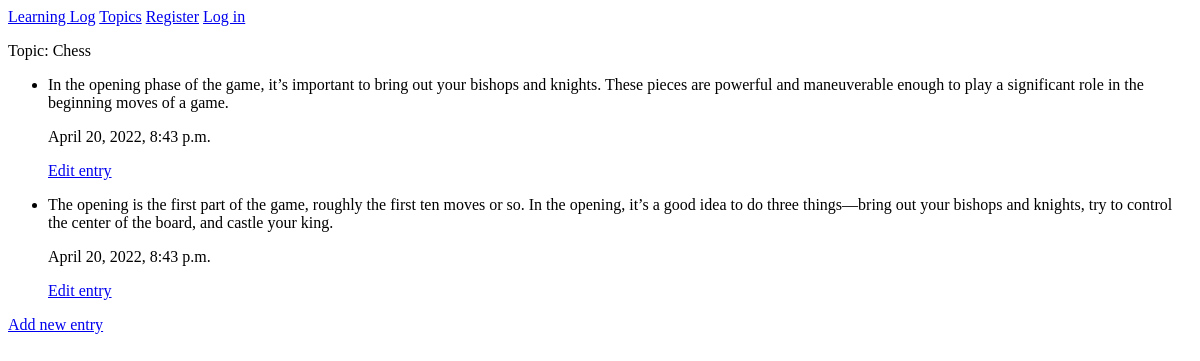
The app's page /topics/1/, older data.
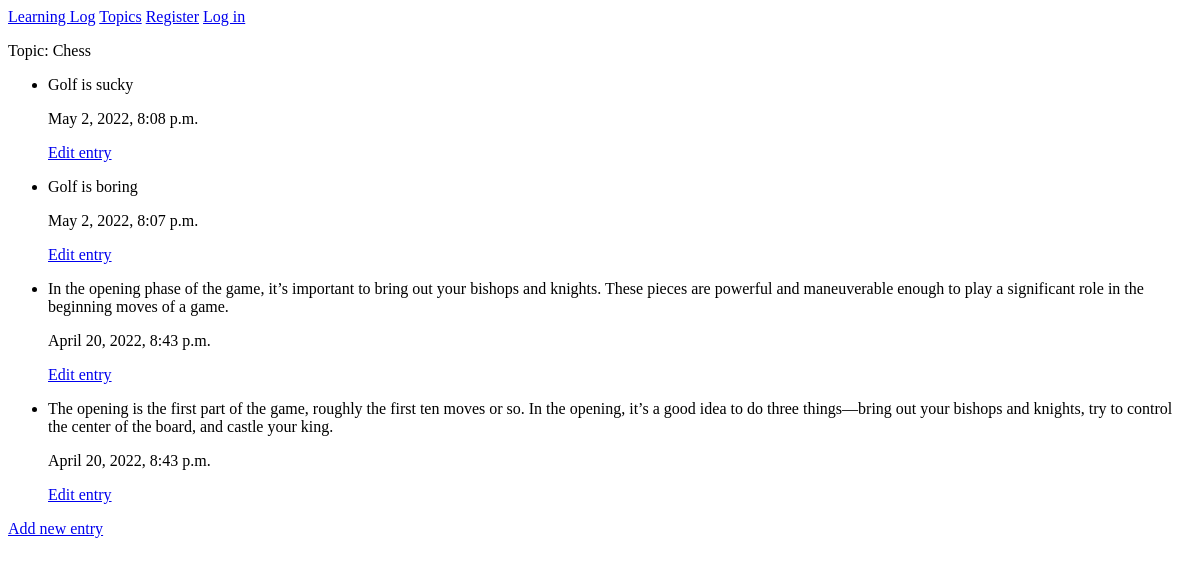
The same page, newer data.
### MainApp/models.py (models this page shows, shortened)
class Topic(models.Model):
    text = models.CharField(max_length=200)
    date_added = models.DateTimeField(auto_now_add=True)
    owner = models.ForeignKey(User, on_delete=models.CASCADE)
    def __str__(self):
        return self.text

class Entry(models.Model):
    topic = models.ForeignKey(Topic, on_delete=models.CASCADE)
    text = models.TextField()
    date_added = models.DateTimeField(auto_now_add=True)
    class Meta:
        verbose_name_plural = "Entries"

### MainApp/views.py (the view)
# urls.py: path('topics/<int:topic_id>/', views.topic, name='topic'),
def topic(request, topic_id):
    topic = Topic.objects.get(id=topic_id)
    entries = topic.entry_set.order_by('-date_added')
    context = {'topic':topic, 'entries':entries}
    return render(request, 'MainApp/topic.html', context)

### MainApp/templates/mainapp/topic.html
{% extends "MainApp/base.html" %}
{% block content %}
<p>  Topic: {{ topic }} </p>
<ul>
    {% for e in entries %}
    <li>
        <p> {{ e.text }}</p>
        <p> {{ e.date_added }}</p>
        <p><a href="{% url 'MainApp:edit_entry' e.id %}">Edit entry</a></p>
    </li>
    {% empty %}
    <li> There are no entries for this topic yet. </li>
    {% endfor %}
</ul>
<p> <a href="{% url 'MainApp:new_entry' topic.id %}">Add new entry</a></p>
{% endblock content %}

### MainApp/templates/mainapp/base.html
<p>
    <a href="{% url 'MainApp:index' %}">Learning Log</a>
    <a href="{% url 'MainApp:topics' %}">Topics</a>
    {% if user.is_authenticated %}
    Hello, {{ user.username }}
        <a href="{% url 'users:logout' %}">Log out</a>
    {% else %}
        <a href="{% url 'users:register' %}">Register</a>
        <a href="{% url 'users:login' %}">Log in</a>
    {% endif %}
</p>
{%block content%}
{% endblock content %}

Row changes from the older to the newer data that the page shows:
added Entry: text "Golf is sucky", date_added "May 2, 2022, 8:08 p.m."
added Entry: text "Golf is boring", date_added "May 2, 2022, 8:07 p.m."
